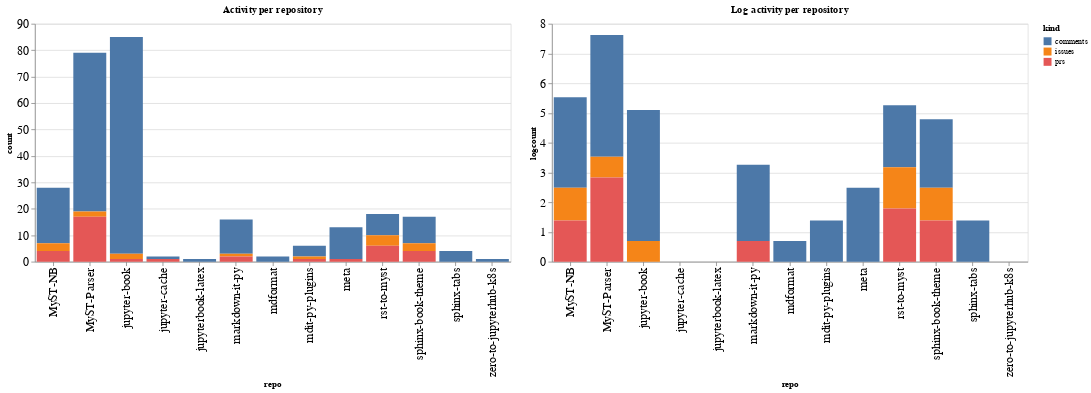

Here is the notebook cell this chart was saved with:
### Code cell
ch1 = alt.Chart(repo_summaries, width=600, title="Activity per repository").mark_bar().encode(
    x='repo',
    y='count',
    color='kind',
    tooltip="kind"
)

ch2 = alt.Chart(repo_summaries, width=600, title="Log activity per repository").mark_bar().encode(
    x='repo',
    y='logcount',
    color='kind',
    tooltip="kind"
)

ch1 | ch2

### Figure 1 — Vega-Lite specification as saved in the notebook (floating-point values rounded to 4 significant figures)
{"config": {"axisLeft": {"labelFontSize": 15}, "axisBottom": {"labelFontSize": 15}}, "hconcat": [{"mark": "bar", "encoding": {"color": {"type": "nominal", "field": "kind"}, "tooltip": {"type": "nominal", "field": "kind"}, "x": {"type": "nominal", "field": "repo"}, "y": {"type": "quantitative", "field": "count"}}, "title": "Activity per repository", "width": 600}, {"mark": "bar", "encoding": {"color": {"type": "nominal", "field": "kind"}, "tooltip": {"type": "nominal", "field": "kind"}, "x": {"type": "nominal", "field": "repo"}, "y": {"type": "quantitative", "field": "logcount"}}, "title": "Log activity per repository", "width": 600}], "data": {"name": "data-9bc98089702292562caf36ed8d0ff0f8"}, "$schema": "https://vega.github.io/schema/vega-lite/v4.8.1.json", "datasets": {"data-9bc98089702292562caf36ed8d0ff0f8": [{"repo": "MyST-NB", "kind": "comments", "count": 21, "logcount": 3.045}, {"repo": "MyST-NB", "kind": "issues", "count": 3, "logcount": 1.099}, {"repo": "MyST-NB", "kind": "prs", "count": 4, "logcount": 1.386}, {"repo": "MyST-Parser", "kind": "comments", "count": 60, "logcount": 4.094}, {"repo": "MyST-Parser", "kind": "issues", "count": 2, "logcount": 0.6931}, {"repo": "MyST-Parser", "kind": "prs", "count": 17, "logcount": 2.833}, {"repo": "jupyter-book", "kind": "comments", "count": 82, "logcount": 4.407}, {"repo": "jupyter-book", "kind": "issues", "count": 2, "logcount": 0.6931}, {"repo": "jupyter-book", "kind": "prs", "count": 1, "logcount": 0.0}, {"repo": "jupyter-cache", "kind": "comments", "count": 1, "logcount": 0.0}, {"repo": "jupyter-cache", "kind": "prs", "count": 1, "logcount": 0.0}, {"repo": "jupyterbook-latex", "kind": "comments", "count": 1, "logcount": 0.0}, {"repo": "markdown-it-py", "kind": "comments", "count": 13, "logcount": 2.565}, {"repo": "markdown-it-py", "kind": "issues", "count": 1, "logcount": 0.0}, {"repo": "markdown-it-py", "kind": "prs", "count": 2, "logcount": 0.6931}, {"repo": "mdformat", "kind": "comments", "count": 2, "logcount": 0.6931}, {"repo": "mdit-py-plugins", "kind": "comments", "count": 4, "logcount": 1.386}, {"repo": "mdit-py-plugins", "kind": "issues", "count": 1, "logcount": 0.0}, {"repo": "mdit-py-plugins", "kind": "prs", "count": 1, "logcount": 0.0}, {"repo": "meta", "kind": "comments", "count": 12, "logcount": 2.485}, {"repo": "meta", "kind": "prs", "count": 1, "logcount": 0.0}, {"repo": "rst-to-myst", "kind": "comments", "count": 8, "logcount": 2.079}, {"repo": "rst-to-myst", "kind": "issues", "count": 4, "logcount": 1.386}, {"repo": "rst-to-myst", "kind": "prs", "count": 6, "logcount": 1.792}, {"repo": "sphinx-book-theme", "kind": "comments", "count": 10, "logcount": 2.303}, {"repo": "sphinx-book-theme", "kind": "issues", "count": 3, "logcount": 1.099}, {"repo": "sphinx-book-theme", "kind": "prs", "count": 4, "logcount": 1.386}, {"repo": "sphinx-tabs", "kind": "comments", "count": 4, "logcount": 1.386}, {"repo": "zero-to-jupyterhub-k8s", "kind": "comments", "count": 1, "logcount": 0.0}]}}
